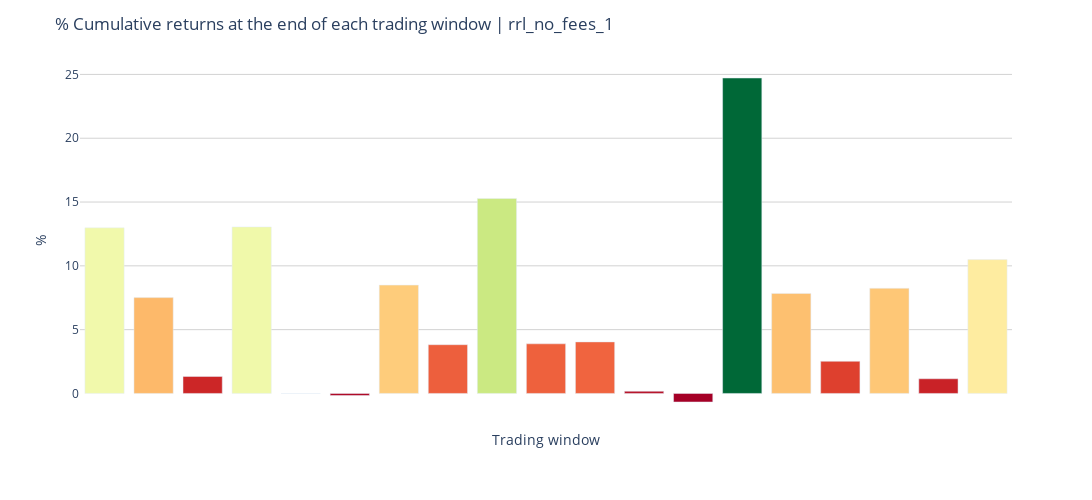

The cell this chart's notebook holds for it:
### Code cell
df_barplot = generate_df_barplot(df)
title = f"% Cumulative returns at the end of each trading window | {setting}"

layout = generate_layout(
    fig_height=500, 
    fig_width=1100, 
    fig_title=title,
    x_axis_args={"title": {"text": "Trading window"}}, 
    y_axis_args={"gridcolor": "lightgrey", "title": {"text": "%"}}
)
fig = make_cumrets_barplot(df_barplot, layout)

fig.show()

### Figure 1 — Plotly figure (JSON) as saved in the notebook; plotly's stock layout.template omitted (floating-point values rounded to 4 significant figures)
{"data": [{"alignmentgroup": "True", "hovertemplate": "Trading window=%{x}<br>Cumulative returns=%{marker.color}<extra></extra>", "legendgroup": "", "marker": {"color": [12.98, 7.51, 1.33, 13.05, 0, -0.16, 8.49, 3.82, 15.28, 3.89, 4.04, 0.17, -0.67, 24.72, 7.84, 2.52, 8.24, 1.15, 10.49], "coloraxis": "coloraxis", "pattern": {"shape": ""}}, "name": "", "offsetgroup": "", "orientation": "v", "showlegend": false, "textposition": "auto", "type": "bar", "x": ["2010-06-30/2010-10-14 - sr=2.87", "2010-11-19/2011-03-09 - sr=2.06", "2011-04-14/2011-08-01 - sr=0.37", "2011-09-07/2011-12-21 - sr=1.88", "2012-01-31/2012-05-16 - sr=0.05", "2012-06-22/2012-10-08 - sr=0.01", "2012-11-15/2013-03-06 - sr=2.47", "2013-04-12/2013-07-29 - sr=0.98", "2013-09-04/2013-12-18 - sr=3.04", "2014-01-28/2014-05-14 - sr=1.11", "2014-06-20/2014-10-06 - sr=1.3", "2014-11-11/2015-03-02 - sr=0.12", "2015-04-08/2015-07-23 - sr=-0.14", "2015-08-28/2015-12-14 - sr=3.48", "2016-01-22/2016-05-09 - sr=1.54", "2016-06-15/2016-09-29 - sr=0.6", "2016-11-04/2017-02-23 - sr=2.63", "2017-03-31/2017-07-18 - sr=0.33", "2017-08-23/2017-12-07 - sr=3.43"], "xaxis": "x", "y": [12.98, 7.51, 1.33, 13.05, 0, -0.16, 8.49, 3.82, 15.28, 3.89, 4.04, 0.17, -0.67, 24.72, 7.84, 2.52, 8.24, 1.15, 10.49], "yaxis": "y"}], "layout": {"barmode": "relative", "coloraxis": {"colorbar": {"title": {"text": "Cumulative returns"}}, "colorscale": [[0, "rgb(165,0,38)"], [0.1, "rgb(215,48,39)"], [0.2, "rgb(244,109,67)"], [0.3, "rgb(253,174,97)"], [0.4, "rgb(254,224,139)"], [0.5, "rgb(255,255,191)"], [0.6, "rgb(217,239,139)"], [0.7, "rgb(166,217,106)"], [0.8, "rgb(102,189,99)"], [0.9, "rgb(26,152,80)"], [1, "rgb(0,104,55)"]], "showscale": false}, "height": 500, "legend": {"tracegroupgap": 0}, "margin": {"t": 60}, "plot_bgcolor": "white", "title": {"text": "% Cumulative returns at the end of each trading window | rrl_no_fees_1"}, "width": 1100, "xaxis": {"anchor": "y", "domain": [0, 1], "showticklabels": false, "title": {"text": "Trading window"}}, "yaxis": {"anchor": "x", "domain": [0, 1], "gridcolor": "lightgrey", "title": {"text": "%"}}}}
